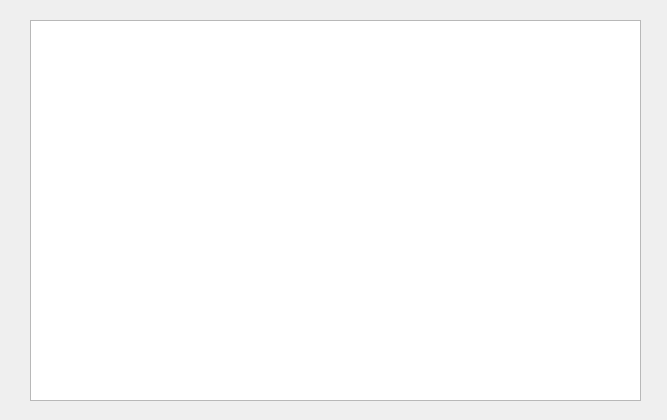
<?xml version="1.0" encoding="UTF-8"?>
<ui version="4.0">
 <class>Warn</class>
 <widget class="QWidget" name="Warn">
  <property name="geometry">
   <rect>
    <x>0</x>
    <y>0</y>
    <width>667</width>
    <height>420</height>
   </rect>
  </property>
  <property name="windowTitle">
   <string>Form</string>
  </property>
  <widget class="QTextBrowser" name="label">
   <property name="geometry">
    <rect>
     <x>30</x>
     <y>20</y>
     <width>611</width>
     <height>381</height>
    </rect>
   </property>
   <property name="font">
    <font>
     <family>等线 Light</family>
     <pointsize>10</pointsize>
    </font>
   </property>
  </widget>
 </widget>
 <resources/>
 <connections/>
</ui>
